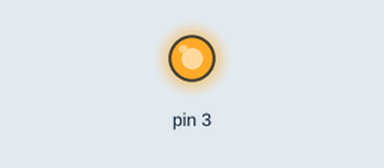
Recording of a sketch running on a simulated Arduino Uno, built with avr-gcc and run on an emulated ATmega328P. Parts: output pins drawn as LEDs (lit = HIGH). What the sketch prints to the serial monitor is not drawn.

Above: at 1.5 s.
At 6.0 s:
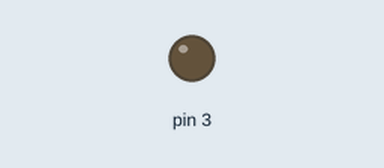
Timing chart, 0 to 7.9 s (numbered marks = the images above):
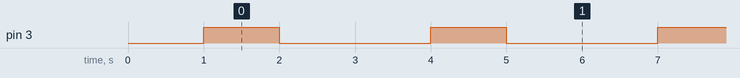

The sketch:

H-Bridge_Classes.ino
```cpp
#include "Buggy.h"

BUGGY motor(3);

void setup() {
  // put your setup code here, to run once:
  while (!Serial);
  delay(1000);
  Serial.begin(115200);
  Serial.println("Basic MOSFET Driver Test");
  //pinMode(driverPin, OUTPUT);
}

void loop() {
  // put your main code here, to run repeatedly:
  motor.goForwards();
  delay(1000);
  motor.stop();
  delay(2000);
}
```

Buggy.cpp
```cpp
// Buggy.cpp
# include "Buggy.h"

BUGGY::BUGGY(int pin) {
  buggyPin = pin;
  motorState = LOW;
  pinMode(buggyPin, OUTPUT);
}

void BUGGY::goForwards() {
  motorState = HIGH;
  digitalWrite(buggyPin, motorState);
}

void BUGGY::stop() {
  motorState = LOW;
  digitalWrite(buggyPin, motorState);
}

int BUGGY::getState() {
  return motorState;
}
```

Buggy.h
```cpp
// Buggy.h
#ifndef Buggy_h
#define Buggy_h

#include <Arduino.h>

class BUGGY {
  private:
    int buggyPin;
    unsigned char motorState;
  public:
    BUGGY(int pin);
    void goForwards();
    void stop();
    int getState();

};

#endif
```

Measured:
- by itself, pin 3: alternates HIGH for 1.0 s and LOW for 2.0 s
